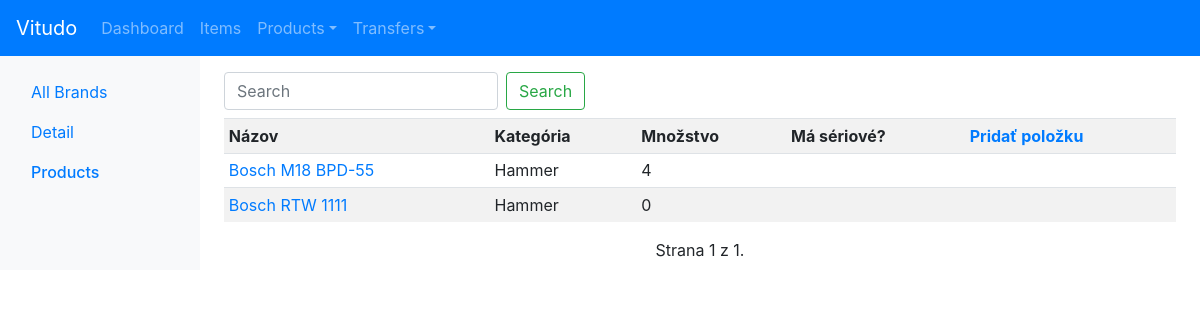
Page /products/brands/1/products/ (signed in) on the committed database.
### products/models.py (models this page shows, shortened)
class Product(models.Model):
	brand = models.ForeignKey(Brand, on_delete=models.CASCADE)
	category = models.ForeignKey(Category, on_delete=models.CASCADE)
	model = models.CharField(max_length=100, null=True)
	full_name = models.CharField(max_length=200, null=True)
	alternative_name = models.CharField(max_length=200, null=True, blank=True)
	details = models.ForeignKey(ProductDetails, on_delete=models.SET_NULL, null=True)
	user = models.ForeignKey(User, on_delete=models.SET_NULL, null=True, blank=True)
	objects = ProductManager()
	def active_items_count(self):
		return Product.objects.filter(id=self.id, item__is_active=True).count()

class Brand(models.Model):
	name = models.CharField(max_length=100)
	user = models.ForeignKey(User, on_delete=models.SET_NULL, null=True, blank=True)
	objects = BrandManager()
	def __str__(self):
		return self.name

class Category(models.Model):
	name = models.CharField(max_length=100)
	user = models.ForeignKey(User, on_delete=models.SET_NULL, null=True, blank=True)
	objects = CategoryManager()
	def __str__(self):
		return self.name

### products/views.py (the view)
# urls.py: path('brands/<int:brand_id>/products/', views.brand_products, name='brand_products'),
def brand_products(request, brand_id):
	brand = get_object_or_404(Brand, id=brand_id, user=request.user)
	products = Product.objects.this_brand(brand).this_user(request.user)
	form = SearchForm(request.GET or None)
	if request.GET.get('search'): products = products.search(request.GET.get('search'))
	products = pagination(request.GET.get('pg'), products)
	context = {
		'brand': brand,
		'products': products,
		'form': form,
	}
	return render(request, 'products/brands/detail/products.html', context)

### vitudo/forms.py
class SearchForm(forms.Form):
	search = forms.CharField(widget = forms.TextInput(attrs={'class':'form-control mr-sm-2', 'placeholder':'Search'}), required=False, label='')

### accounts/lockdown.py (called while the page is built, shortened)
    def __call__(self, request):
        response = self.get_response(request)
        return response

    def process_view(self, request, view_func, view_args, view_kwargs):
        if request.user.is_authenticated:
            return None

### products/managers.py (called while the page is built)
	def this_user(self, user):
		return self.filter(user=user)

	def this_brand(self, brand):
		return self.filter(brand=brand)

	def get_query_set(self):
		return ProductQuerySet(self.model)

	def __getattr__(self, attr, *args):
		if attr.startswith("_"):
			raise AttributeError
		return getattr(self.get_query_set(), attr, *args)

### vitudo/utils.py (called while the page is built)
def pagination(page, qs):
	p = Paginator(qs, 10)
	qs = p.get_page(page if page else 1)
	return qs

### products/templates/products/brands/detail/products.html
{% extends 'products/brands/detail/base.html' %}
{% block content %}
{% include 'tables/product_table.html' %}
{% endblock %}

### templates/tables/product_table.html (shortened to what this page needs)
  <main role="main" class="col-md-9 ml-sm-auto col-lg-10 px-md-4">
    <div class="pt-3 pb-2">
    <div class="mb-2">
      <form class="form-inline" action="{{ request.path }}" method="get">
        {{ form }}
        <button class="btn btn-outline-success my-2 my-sm-0" type="submit">Search</button>
      </form>
    </div>
    <div class="table-responsive">
      <table class="table table-striped table-sm">
    {% if products %}
        <tr>
            <th>Názov</th>
            <th class="w-20">Kategória</th>
            <th class="w-20">Množstvo</th>
            <th class="w-20">Má sériové?</th>
            <th class="list_heading w-10"><a href="{% url 'products:index' %}">Pridať položku</a></th>
        </tr>
        {% for product in products %}
        <tr>
            <td class="list"><a href="{% url 'products:detail' product.id %}">{{ product.brand }} {{ product.model }}</a></td>
            <td>{{ product.category }}</td>
            <td>{{ product.active_items_count }}</td>
            <td>
            </td>
            <td class="list"><a href="{% url 'products:index' %}"></a></td>
        </tr>
        {% endfor %}
    {% else %}
        <tr>
            <td class="list"><a href="{% url 'products:index' %}">Je to tu prázdne. Klikni sem a vytvor produkt.</a></td>
        </tr>
    {% endif %}
    </table>
</div>
    <div class="pagination">
        <span class="step-links mx-auto">
            <span class="current">
                Strana {{ products.number }} z {{ products.paginator.num_pages }}.
            </span>
        </span>
    </div>
</div>
</main>

### rows in the picture
Product: brand "Bosch", model "M18 BPD-55", category "Hammer", active_items_count "4"
Product: brand "Bosch", model "RTW 1111", category "Hammer", active_items_count "0"

### other values in the picture
{{ products.number }} "1"
{{ products.paginator.num_pages }} "1"
